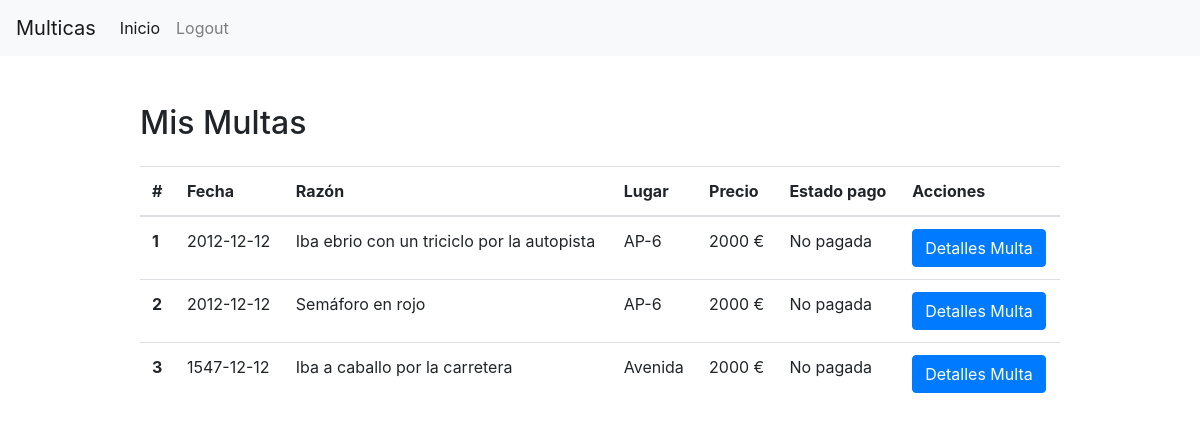
The app's page /php/main_infractor.php (signed in) with its own data.
### tables this page shows
CREATE TABLE `multas` (
  `id` int(11) NOT NULL,
  `razon` varchar(255) NOT NULL,
  `fecha` date NOT NULL,
  `reclamada` tinyint(1) NOT NULL DEFAULT '0',
  `direccion` varchar(255) NOT NULL,
  `precio` float(5) NOT NULL,
  `estado` int(1) NOT NULL,
  `n_bastidor` varchar(50) NOT NULL
);

### php/obtener_multas_infractor.php (called while the page is built, shortened)
<?php
    $credencial = isset($_SESSION["credencial"]) ? $_SESSION["credencial"] : null;
    include "conexion_bd.php";
    $resultado = mysqli_query($conexion, "SELECT id, razon, fecha, reclamada, precio, estado, m.n_bastidor, direccion FROM multas m LEFT JOIN coches c ON m.n_bastidor = c.n_bastidor WHERE c.credencial = '$credencial'");
    $arrayMultas = array();
    while ($row = mysqli_fetch_array($resultado))
    {
        $idMulta = $row["id"];
        $razon = $row["razon"];
        $fecha = $row["fecha"];
        $reclamada = $row["reclamada"];
        $precio = $row["precio"];
        $estado = $row["estado"];
        $nbastidor = $row["n_bastidor"];
        $direccion = $row["direccion"];
        $arrayMultas[$idMulta] = array(
            "idMulta" => $idMulta,
            "razon" => $razon,
            "fecha" => $fecha,
            "reclamada" => $reclamada,
            "precio" => $precio,
            "estado" => $estado,
            "nbastidor" => $nbastidor,
            "direccion" => $direccion
        );
    }
?>

### php/main_infractor.php (the view, shortened to what this page needs)
<!doctype html>
<html lang="es">
<head>
  <link rel="stylesheet" href="https://stackpath.bootstrapcdn.com/bootstrap/4.1.3/css/bootstrap.min.css"crossorigin="anonymous">
</head>
<body>
  <nav class="navbar navbar-expand-lg navbar-light bg-light">
    <a class="navbar-brand" href="#">Multicas</a>
    <div class="collapse navbar-collapse" id="navbarSupportedContent">
      <ul class="navbar-nav mr-auto">
        <li class="nav-item active">
          <a class="nav-link" href="index.html">Inicio</a>
        </li>
        <li class="nav-item">
          <a class="nav-link" href="logout.php">Logout</a>
        </li>
      </ul>
    </div>
  </nav>
  <div class="container mt-5">
    <div class="row">
      <div class="col-md-1"></div>
      <div class="col-md-10">
        <h2>Mis Multas</h2>
        <table class="table mt-4">
          <thead>
            <tr>
              <th scope="col">#</th>
              <th scope="col">Fecha</th>
              <th scope="col">Razón</th>
              <th scope="col">Lugar</th>
              <th scope="col">Precio</th>
              <th scope="col">Estado pago</th>
              <th scope="col">Acciones</th>
            </tr>
          </thead>
          <tbody>
            <?php
                include "obtener_multas_infractor.php";
                $nrow = 0;
                foreach ($arrayMultas as $multa)
                {
                    ++$nrow;
                    $razon = $multa["razon"];
                    $fecha = $multa["fecha"];
                    $precio = $multa["precio"];
                    $estado = $multa["estado"];
                    $direccion = $multa["direccion"];
                    $estadoString = "";
                    switch ($estado)
                    {
                        case 0:
                            $estadoString = "No pagada";
                            break;
                    }
                    echo "<th scope='row'>$nrow</th>";
                    echo "<td>$fecha</td>";
                    echo "<td>$razon</td>";
                    echo "<td>$direccion</td>";
                    echo "<td>$precio €</td>";
                    echo "<td>$estadoString</td>";
                    echo "<td>";
                    echo "  <form action='obtener_detalles_multa.php' method='POST' ENCTYPE='multipart/form-data'>";
                    echo "    <input class='btn btn-primary' type='submit' value='Detalles Multa'>";
                    echo "  </form>";
                    echo "</td>";
                }
            ?>
          </tbody>
        </table>
      </div>
    </div>
  </div>
</body>
</html>

### records on screen
multas: fecha "2012-12-12", razon "Iba ebrio con un triciclo por la autopista", direccion "AP-6", precio "2000", estado "No pagada"
multas: fecha "2012-12-12", razon "Semáforo en rojo", direccion "AP-6", precio "2000", estado "No pagada"
multas: fecha "1547-12-12", razon "Iba a caballo por la carretera", direccion "Avenida", precio "2000", estado "No pagada"
